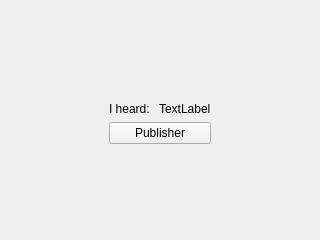
<?xml version="1.0" encoding="UTF-8"?>
<ui version="4.0">
 <class>MainWindow</class>
 <widget class="QMainWindow" name="MainWindow">
  <property name="geometry">
   <rect>
    <x>0</x>
    <y>0</y>
    <width>320</width>
    <height>240</height>
   </rect>
  </property>
  <property name="windowTitle">
   <string>Simple GUI ROS</string>
  </property>
  <widget class="QWidget" name="centralwidget">
   <layout class="QGridLayout" name="gridLayout">
    <item row="0" column="1" colspan="2">
     <spacer name="verticalSpacer_2">
      <property name="orientation">
       <enum>Qt::Vertical</enum>
      </property>
      <property name="sizeHint" stdset="0">
       <size>
        <width>20</width>
        <height>40</height>
       </size>
      </property>
     </spacer>
    </item>
    <item row="1" column="2">
     <widget class="QLabel" name="label_subscriber">
      <property name="text">
       <string>TextLabel</string>
      </property>
     </widget>
    </item>
    <item row="2" column="1" colspan="2">
     <widget class="QPushButton" name="btn_publisher">
      <property name="text">
       <string>Publisher</string>
      </property>
     </widget>
    </item>
    <item row="3" column="1" colspan="2">
     <spacer name="verticalSpacer">
      <property name="orientation">
       <enum>Qt::Vertical</enum>
      </property>
      <property name="sizeHint" stdset="0">
       <size>
        <width>20</width>
        <height>40</height>
       </size>
      </property>
     </spacer>
    </item>
    <item row="1" column="1">
     <widget class="QLabel" name="label">
      <property name="text">
       <string>I heard: </string>
      </property>
     </widget>
    </item>
    <item row="0" column="0" rowspan="4">
     <spacer name="horizontalSpacer_2">
      <property name="orientation">
       <enum>Qt::Horizontal</enum>
      </property>
      <property name="sizeHint" stdset="0">
       <size>
        <width>40</width>
        <height>20</height>
       </size>
      </property>
     </spacer>
    </item>
    <item row="0" column="3" rowspan="4">
     <spacer name="horizontalSpacer">
      <property name="orientation">
       <enum>Qt::Horizontal</enum>
      </property>
      <property name="sizeHint" stdset="0">
       <size>
        <width>40</width>
        <height>20</height>
       </size>
      </property>
     </spacer>
    </item>
   </layout>
  </widget>
 </widget>
 <resources/>
 <connections/>
</ui>
